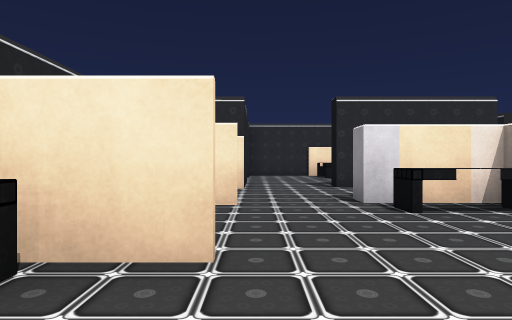
view 1 (above)

19 first-person views from a walk through a 3-D level made in the Unity game engine. The camera is 1.2 m above the floor, looks level and sees 75° across. The floor is counted in squares, 2 m on a side. Each view is taken from the middle of a square. On the plan, view 1 faces up. The plan holds only what a view shows up to about 10 squares ahead; the rest is blank. The player character is not drawn. Some animated figures are not drawn. Door leaves are left out, so doorways stand open. Some surface patterns are stand-ins.

view 2
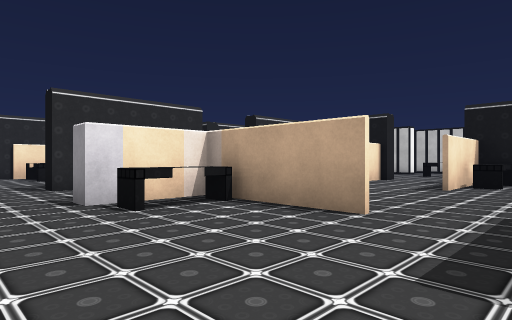

view 3
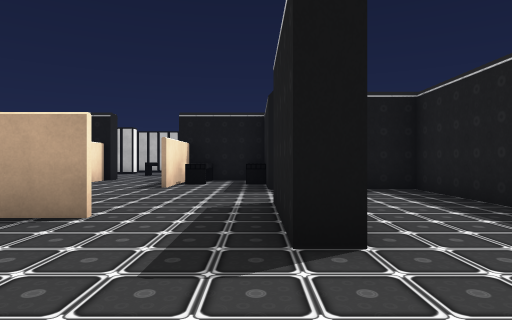

view 4
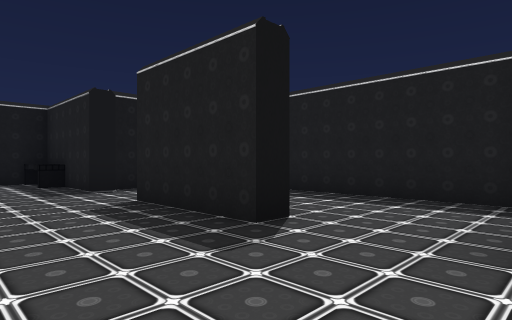

view 5
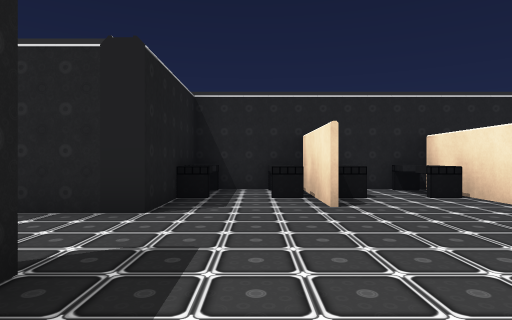

view 6
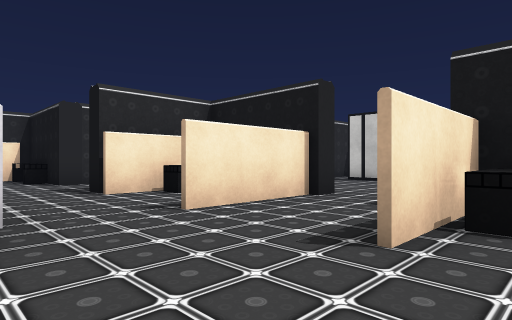

view 7
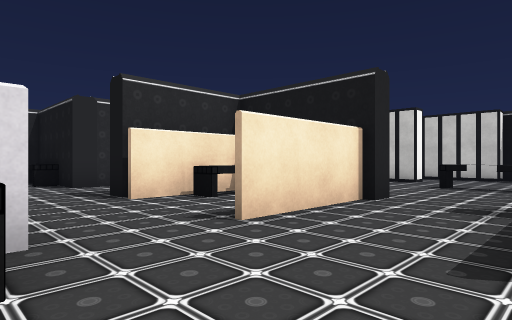

view 8
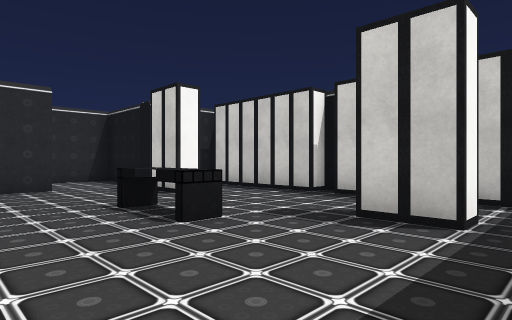

view 9
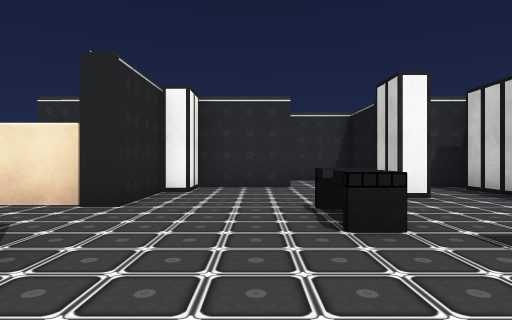

view 10
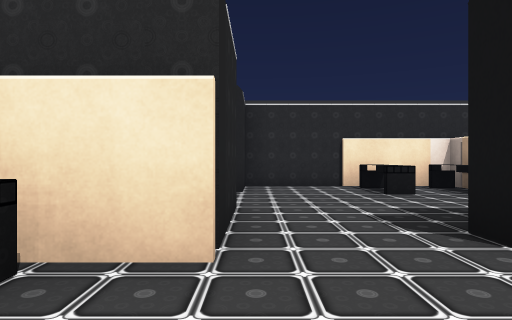

view 11
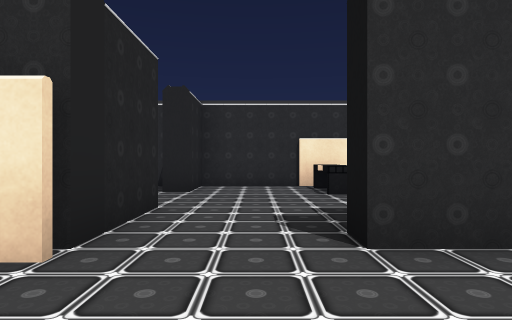

view 12
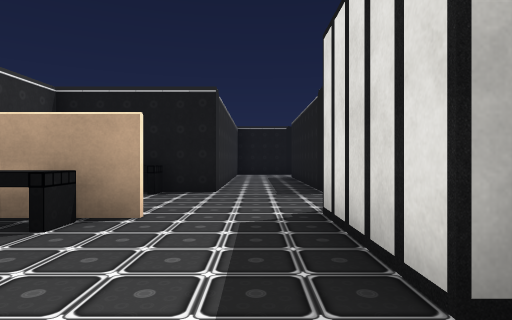

view 13
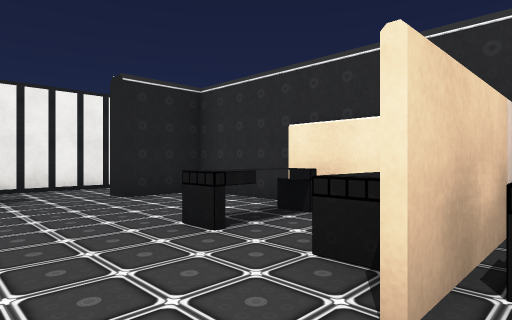

view 14
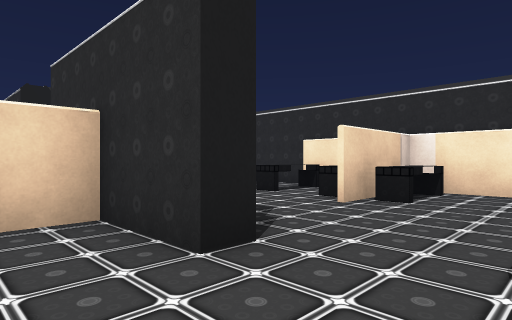

view 15
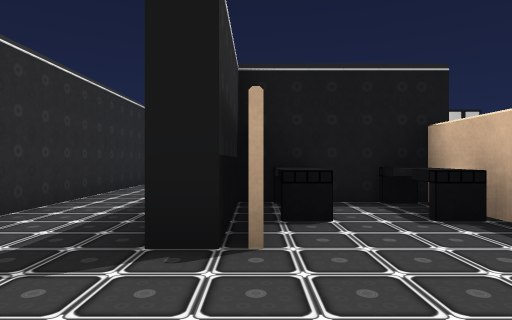

view 16
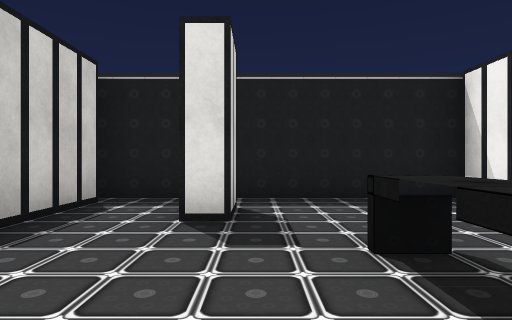

view 17
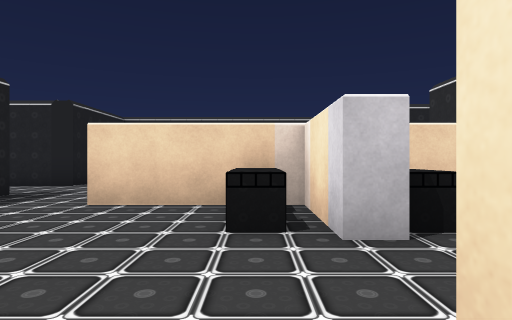

view 18
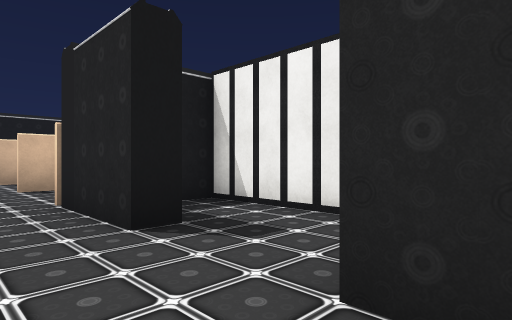

view 19
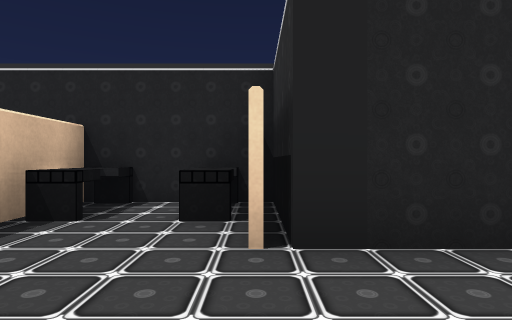

### Floor plan
Points are (right, up) in squares from view 1. A wall is a line through its corners. A room is listed if a view was taken in it or the views show most of it. See-through windows are left out.
Room 1 (views 1, 2, 3, 4)
walls: (-0.1, 1.9) (-2.7, 1.9) (-2.7, -0.3) (0.2, -0.3); (-0.8, 2.1) (-0.2, 2.1); (-0.1, 4.4) (-2.8, 4.4); (2.2, -0.3) (3.4, -0.3); (3.5, 1.8) (3.5, 4.8); (3, 4.6) (1.5, 4.6); (-2.7, 5) (-2.7, 2.6)
ways out: opening at (3, 1) to room 2; opening at (0.5, 5) to room 3; open door at (1.5, -0.5) to room 5
objects: other object (-1, 0); other object (-1, 1); other object (-1, 3); other object (-1, 4); other object (2, 4)
Room 2 (views 5, 6, 7, 8, 9, 14, 16, 17)
walls: (9.8, 1.9) (7.2, 1.9); (9.8, 4.2) (9.8, 5.6); (9.8, 4.4) (7.2, 4.4); (10.3, 5.4) (10.3, 4.2); (10.8, -0.3) (16.3, -0.3); (8.1, 4.6) (9.8, 4.6); (9.4, 6.9) (7.2, 6.9); (9.3, 7.2) (7.3, 7.2); (12.8, 7.2) (10.8, 7.2); (6.7, -0.3) (9.1, -0.3); (5.5, 5.3) (5.5, 4.6) (3, 4.6); (16.8, 7.2) (14.8, 7.2); (3.4, -0.3) (4.8, -0.3); (3.6, 7.3) (3.6, 1.8)
ways out: opening at (3, 1) to room 1; opening at (4.5, 7) to room 4; open door at (5.5, -0.5) to room 5; open door at (13.5, 7.5) to room 6; open door at (10, 3.5)
objects: other object (4, 4); other object (5, 6); other object (8, 0); other object (8, 1); other object (8, 6); other object (9, 0); other object (9, 1); other object (9, 6); server (10, 0); other object (10, 1); other object (10, 6) to (10, 7); server (11, 1); server (11, 6); server (11, 7); other object (13, 3); other object (13, 4); server (14, 1); server (14, 6); server (16, 4); server (16, 7); server (17, 0); server (17, 1); server (17, 2); server (17, 3); server (17, 4); server (17, 5); server (17, 6)
Room 3 (views 10, 11)
walls: (-0.1, 6.9) (-1.5, 6.9); (-0.2, 7.2) (-2.7, 7.2) (-2.7, 5); (1.5, 4.6) (1.5, 5.3); (-2.8, 4.6) (-0.2, 4.6)
ways out: opening at (0.5, 5) to room 1; opening at (2, 7) to room 4; open door at (0.5, 7.5) to room 4
objects: other object (-2, 6); other object (-1, 6)
Room 4 (views 12, 13, 15, 18, 19)
walls: (4.5, 10.1) (4.5, 12.8); (4.6, 12.6) (4.6, 10.1); (3.9, 7.2) (2.1, 7.2); (7.3, 9.7) (7.3, 12.7) (-0.2, 12.7) (-0.2, 11.3); (-0.2, 9.3) (-0.2, 7.2)
ways out: opening at (4.5, 7) to room 2; opening at (2, 7) to room 3; open door at (0.5, 7.5) to room 3; open door at (7, 8) to room 6; open door at (-0.5, 10.5)
objects: server (2, 8); other object (2, 11); other object (2, 12); server (3, 8); other object (3, 12); server (4, 8); server (5, 8); other object (5, 11); other object (5, 12); other object (7, 11); other object (7, 12)
Room 5 (no view inside)
walls: (0.6, -3.3) (6.7, -3.3) (6.7, -0.3); (0.2, -0.3) (0.3, -1.7)
ways out: open door at (1.5, -0.5) to room 1; open door at (5.5, -0.5) to room 2
Room 6 (no view inside)
walls: (7.3, 7.7) (11, 7.7); (14.8, 7.2) (14.8, 9.7) (7.3, 9.7)
ways out: open door at (13.5, 7.5) to room 2; open door at (7, 8) to room 4

Where each view was taken, in squares from view 1:
view 1: 0 up, 0 right, facing up
view 2: 0 up, 0 right, facing up-right
view 3: 0 up, 0 right, facing right
view 4: 2 up, 0 right, facing down-right
view 5: 1 up, 4 right, facing left
view 6: 1 up, 5 right, facing up-right
view 7: 2 up, 5 right, facing up-right
view 8: 0 up, 11 right, facing up-right
view 9: 0 up, 12 right, facing up
view 10: 5 up, 0 right, facing up
view 11: 5 up, 1 right, facing up
view 12: 9 up, 1 right, facing right
view 13: 9 up, 5 right, facing up-left
view 14: 6 up, 7 right, facing up-left
view 15: 7 up, 5 right, facing right
view 16: 5 up, 14 right, facing down
view 17: 4 up, 8 right, facing left
view 18: 12 up, 1 right, facing down-left
view 19: 7 up, 2 right, facing left
